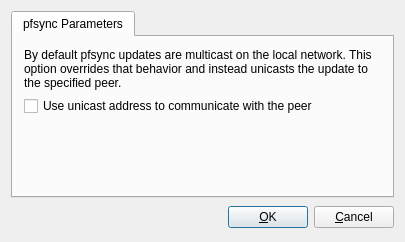
<ui version="4.0" >
 <class>pfsyncOptionsDialog_q</class>
 <widget class="QDialog" name="pfsyncOptionsDialog_q" >
  <property name="geometry" >
   <rect>
    <x>0</x>
    <y>0</y>
    <width>405</width>
    <height>242</height>
   </rect>
  </property>
  <property name="windowTitle" >
   <string>pfsync protocol settings</string>
  </property>
  <layout class="QGridLayout" >
   <item row="1" column="0" >
    <layout class="QHBoxLayout" >
     <item>
      <spacer>
       <property name="orientation" >
        <enum>Qt::Horizontal</enum>
       </property>
       <property name="sizeType" >
        <enum>QSizePolicy::Expanding</enum>
       </property>
       <property name="sizeHint" stdset="0" >
        <size>
         <width>151</width>
         <height>27</height>
        </size>
       </property>
      </spacer>
     </item>
     <item>
      <widget class="QPushButton" name="buttonOk" >
       <property name="text" >
        <string>&amp;OK</string>
       </property>
       <property name="shortcut" >
        <string/>
       </property>
       <property name="autoDefault" >
        <bool>true</bool>
       </property>
       <property name="default" >
        <bool>true</bool>
       </property>
      </widget>
     </item>
     <item>
      <widget class="QPushButton" name="buttonCancel" >
       <property name="text" >
        <string>&amp;Cancel</string>
       </property>
       <property name="shortcut" >
        <string/>
       </property>
       <property name="autoDefault" >
        <bool>true</bool>
       </property>
      </widget>
     </item>
    </layout>
   </item>
   <item row="0" column="0" >
    <widget class="QTabWidget" name="tabWidget" >
     <property name="tabShape" >
      <enum>QTabWidget::Rounded</enum>
     </property>
     <property name="currentIndex" >
      <number>0</number>
     </property>
     <widget class="QWidget" name="tab" >
      <attribute name="title" >
       <string>pfsync Parameters</string>
      </attribute>
      <attribute name="icon" >
       <iconset resource="MainRes.qrc" >
        <normaloff>:/Icons/Options</normaloff>:/Icons/Options</iconset>
      </attribute>
      <layout class="QGridLayout" name="gridLayout" >
       <item row="0" column="0" >
        <widget class="QLabel" name="label" >
         <property name="sizePolicy" >
          <sizepolicy vsizetype="Preferred" hsizetype="Expanding" >
           <horstretch>0</horstretch>
           <verstretch>0</verstretch>
          </sizepolicy>
         </property>
         <property name="text" >
          <string>By default pfsync updates are multicast on the local network. This option overrides that behavior and instead unicasts the update to the specified peer.</string>
         </property>
         <property name="wordWrap" >
          <bool>true</bool>
         </property>
        </widget>
       </item>
       <item row="1" column="0" >
        <widget class="QCheckBox" name="syncpeer" >
         <property name="text" >
          <string>Use unicast address to communicate with the peer</string>
         </property>
        </widget>
       </item>
       <item row="2" column="0" >
        <spacer>
         <property name="orientation" >
          <enum>Qt::Vertical</enum>
         </property>
         <property name="sizeHint" stdset="0" >
          <size>
           <width>20</width>
           <height>40</height>
          </size>
         </property>
        </spacer>
       </item>
      </layout>
     </widget>
    </widget>
   </item>
  </layout>
 </widget>
 <layoutdefault spacing="6" margin="11" />
 <tabstops>
  <tabstop>buttonOk</tabstop>
  <tabstop>buttonCancel</tabstop>
  <tabstop>tabWidget</tabstop>
 </tabstops>
 <resources>
  <include location="MainRes.qrc" />
 </resources>
 <connections>
  <connection>
   <sender>buttonOk</sender>
   <signal>clicked()</signal>
   <receiver>pfsyncOptionsDialog_q</receiver>
   <slot>accept()</slot>
   <hints>
    <hint type="sourcelabel" >
     <x>316</x>
     <y>472</y>
    </hint>
    <hint type="destinationlabel" >
     <x>20</x>
     <y>20</y>
    </hint>
   </hints>
  </connection>
  <connection>
   <sender>buttonCancel</sender>
   <signal>clicked()</signal>
   <receiver>pfsyncOptionsDialog_q</receiver>
   <slot>reject()</slot>
   <hints>
    <hint type="sourcelabel" >
     <x>397</x>
     <y>472</y>
    </hint>
    <hint type="destinationlabel" >
     <x>20</x>
     <y>20</y>
    </hint>
   </hints>
  </connection>
 </connections>
</ui>
